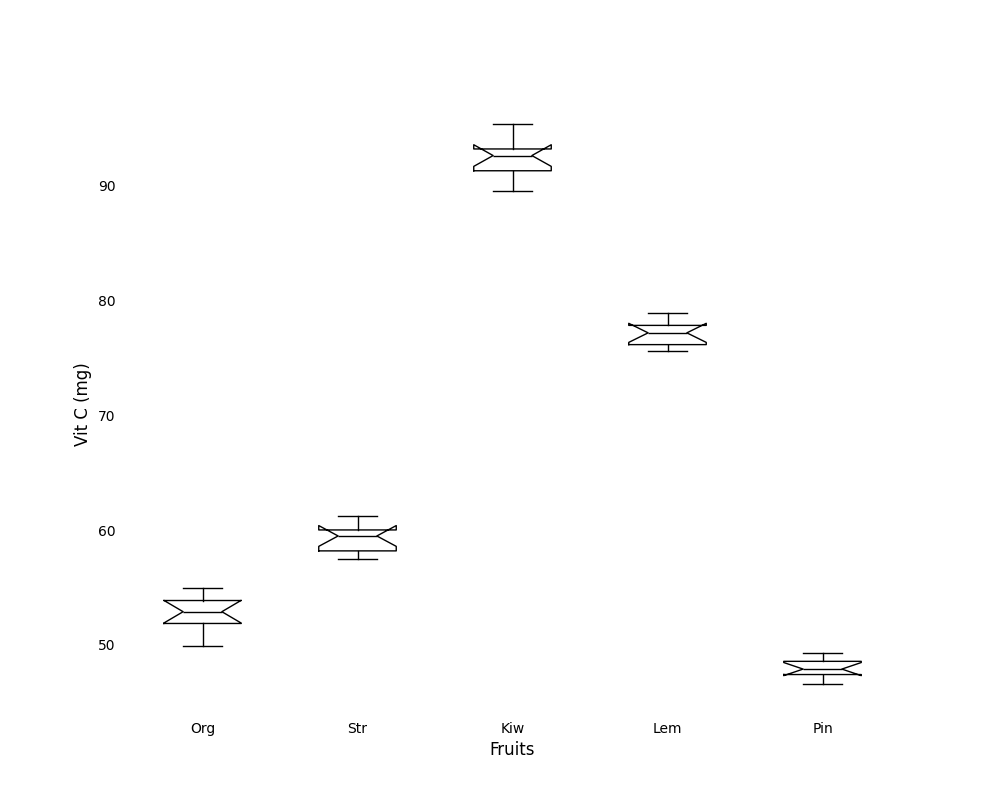

The script that drew this image:
import matplotlib.pyplot as plt

# Data for Vitamin C content in mg per 100 grams for each fruit type
data = [
    [53.2, 50.5, 52.4, 55.0, 54.3, 51.7, 52.8, 49.9, 54.1, 53.0], # oranges
    [58.8, 59.4, 60.1, 57.5, 59.6, 58.0, 60.3, 61.2, 57.9, 59.8], # strawberries
    [92.7, 93.0, 89.6, 95.4, 94.2, 91.1, 92.6, 90.8, 93.3, 92.0], # kiwis
    [77.0, 76.4, 78.2, 75.8, 77.7, 78.9, 76.1, 77.4, 75.6, 77.9], # lemons
    [47.8, 48.2, 47.0, 49.3, 46.6, 47.4, 48.7, 47.5, 48.0, 48.8]  # pineapples
]

# Labels for the fruits
fruit_labels = ['Org', 'Str', 'Kiw', 'Lem', 'Pin']

# Create the plot
fig, ax = plt.subplots(figsize=(10, 8))

# Create the box plot
box = ax.boxplot(data, vert=True, labels=fruit_labels, notch=True,
                 boxprops=dict(color='black'),
                 whiskerprops=dict(color='black'),
                 capprops=dict(color='black'),
                 medianprops=dict(color='black'),
                 flierprops=dict(marker='o', color='black', alpha=0.5))

# Set the labels
ax.set_xlabel("Fruits", fontsize=12)
ax.set_ylabel("Vit C (mg)", fontsize=12)

# Remove grid, borders, and annotations
ax.set_frame_on(False)
ax.xaxis.set_ticks_position('none')
ax.yaxis.set_ticks_position('none')

# Display the plot
plt.show()
